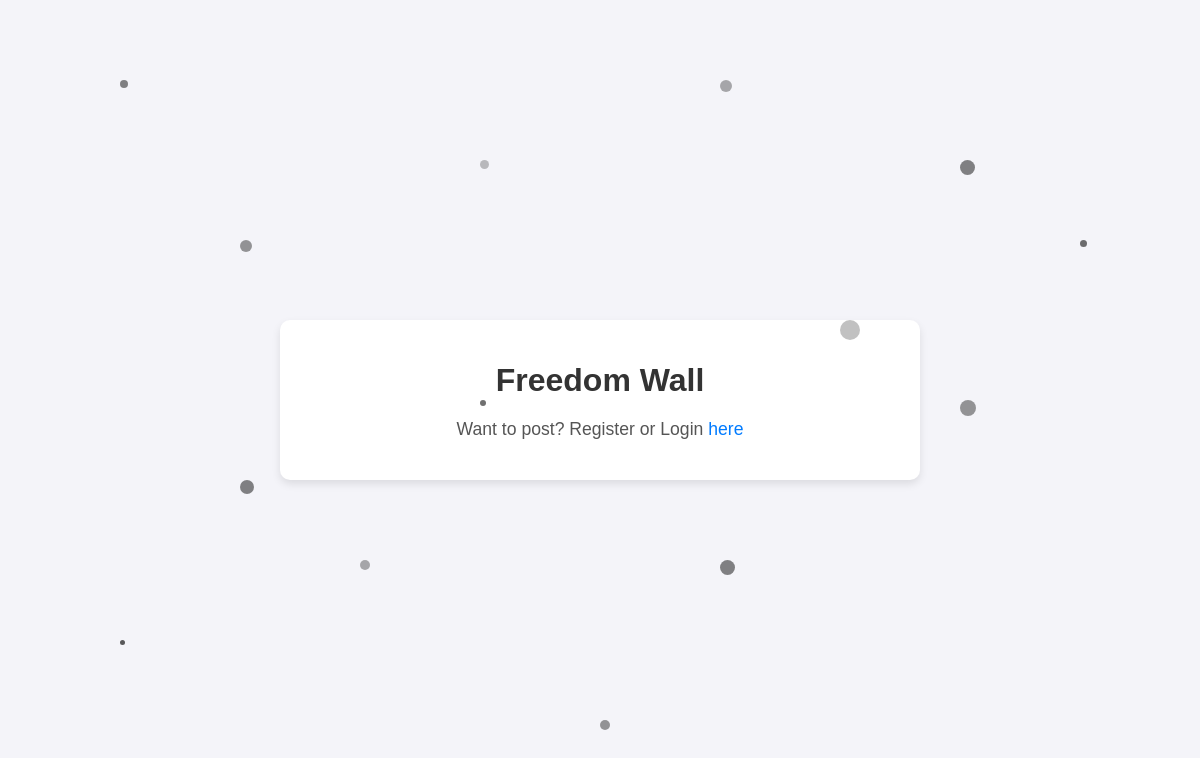
Before: / with the older database file.
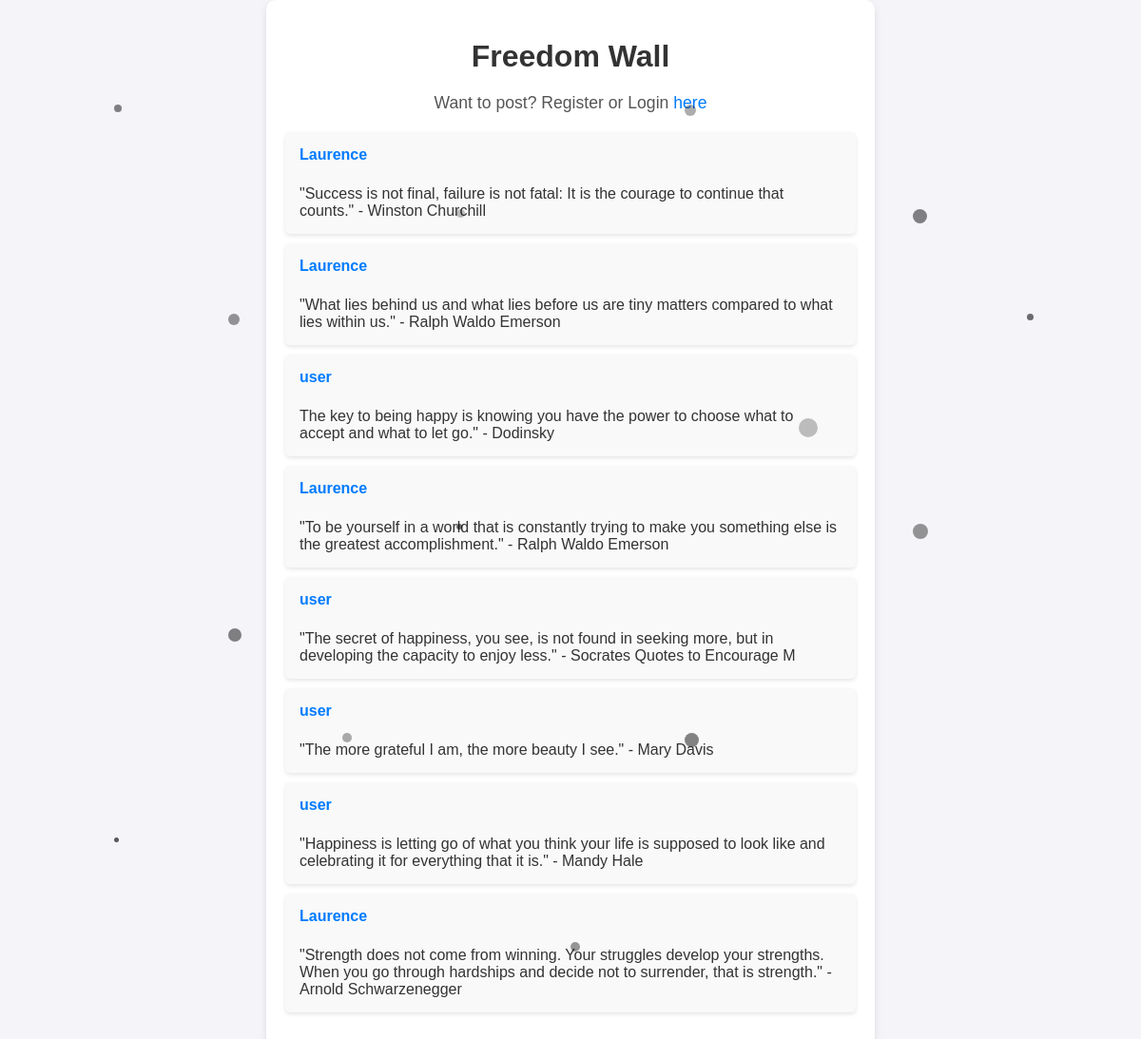
After: the same page with the newer database file.
### tables this page shows
CREATE TABLE posts (
    id INTEGER PRIMARY KEY AUTOINCREMENT,
    user_id INTEGER,
    content TEXT NOT NULL,
    created_at TIMESTAMP DEFAULT CURRENT_TIMESTAMP,
    FOREIGN KEY (user_id) REFERENCES users (id) ON DELETE CASCADE
);

CREATE TABLE users (
    id INTEGER PRIMARY KEY AUTOINCREMENT,
    username TEXT UNIQUE NOT NULL,
    password TEXT NOT NULL
);

### app.py (the view)
@app.route('/')
def public():
    conn = sqlite3.connect('freedom_wall.db')
    cur = conn.cursor()
    cur.execute('SELECT posts.id, users.username, posts.content FROM posts JOIN users ON posts.user_id = users.id')
    posts = cur.fetchall()
    conn.close()
    random.shuffle(posts)
    return render_template('public.html', posts=posts)

### templates/public.html (shortened to what this page needs)
<!DOCTYPE html>
<html lang="en">
<head>
</head>
<body>
    <div class="container">
        <h1>Freedom Wall</h1>
        <p>Want to post? Register or Login <a href="{{ url_for('home') }}">here</a></p>
        <ul>
            {% for post in posts %}
                <li>
                    <div class="username">{{ post[1] }}</div>
                    <br>
                    <div class="content">{{ post[2] }}</div>
                </li>
            {% endfor %}
        </ul>
    </div>
    <div class="particles">
        <div class="particle"></div>
        <div class="particle"></div>
        <div class="particle"></div>
        <div class="particle"></div>
        <div class="particle"></div>
        <div class="particle"></div>
        <div class="particle"></div>
        <div class="particle"></div>
        <div class="particle"></div>
        <div class="particle"></div>
        <div class="particle"></div>
        <div class="particle"></div>
    </div>
</body>
</html>

### templates/public.html (style rules this page uses)
body { font-family: Arial, sans-serif; display: flex; justify-content: center; align-items: center; min-height: 100vh; margin: 0; background-color: #f4f4f9; }
.container { width: 90%; max-width: 600px; padding: 20px; background-color: #fff; box-shadow: 0px 4px 8px rgba(0, 0, 0, 0.1); border-radius: 10px; text-align: center; }
h1 { color: #333; margin-bottom: 20px; }
p { font-size: 1.1em; color: #555; margin-bottom: 20px; }
a { text-decoration: none; color: #007bff; }
ul { list-style: none; padding: 0; }
li { background-color: #f9f9f9; padding: 15px; border-radius: 5px; margin-bottom: 10px; text-align: left; box-shadow: 0px 2px 4px rgba(0, 0, 0, 0.1); }
.username { font-weight: bold; color: #007bff; margin-bottom: 5px; }
.content { color: #333; font-size: 1em; }
.particles { position: absolute; top: 0; left: 0; width: 100%; height: 100%; pointer-events: none; }
.particle { position: absolute; border-radius: 50%; opacity: 0.8; animation: move 5s linear infinite; }
.particle:nth-child(1) { width: 8px; height: 8px; background: rgba(0, 0, 0, 0.6); top: 10%; left: 10%; animation-duration: 4s; }
.particle:nth-child(2) { width: 12px; height: 12px; background: rgba(0, 0, 0, 0.5); top: 30%; left: 20%; animation-duration: 5s; }
.particle:nth-child(5) { width: 15px; height: 15px; background: rgba(0, 0, 0, 0.6); top: 20%; left: 80%; animation-duration: 3s; }
.particle:nth-child(6) { width: 5px; height: 5px; background: rgba(0, 0, 0, 0.8); top: 80%; left: 10%; animation-duration: 9s; }
.particle:nth-child(8) { width: 14px; height: 14px; background: rgba(0, 0, 0, 0.6); top: 60%; left: 20%; animation-duration: 5.5s; }
.particle:nth-child(10) { width: 7px; height: 7px; background: rgba(0, 0, 0, 0.7); top: 30%; left: 90%; animation-duration: 8s; }
.particle:nth-child(12) { width: 16px; height: 16px; background: rgba(0, 0, 0, 0.5); top: 50%; left: 80%; animation-duration: 6s; }

Changed rows visible on the page:
added posts: username "Laurence", content "\"Success is not final, failure is not fatal: It is the courage to continue that counts.\" - Winston Churchill"
added posts: username "Laurence", content "\"What lies behind us and what lies before us are tiny matters compared to what lies within us.\" - Ralph Waldo Emerson"
added posts: username "user", content "The key to being happy is knowing you have the power to choose what to accept and what to let go.\" - Dodinsky"
added posts: username "Laurence", content "\"To be yourself in a world that is constantly trying to make you something else is the greatest accomplishment.\" - Ralph Waldo Emerson"
added posts: username "user", content "\"The secret of happiness, you see, is not found in seeking more, but in developing the capacity to enjoy less.\" - Socrates Quotes to Encourage M"
added posts: username "user", content "\"The more grateful I am, the more beauty I see.\" - Mary Davis"
added posts: username "user", content "\"Happiness is letting go of what you think your life is supposed to look like and celebrating it for everything that it is.\" - Mandy Hale"
added posts: username "Laurence", content "\"Strength does not come from winning. Your struggles develop your strengths. When you go through hardships and decide not to surrender, that is strength.\" - Arnold Schwarzenegger"
